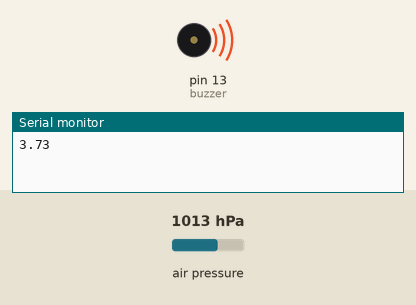
Simulated run of this sketch. Board: Arduino Uno, built with avr-gcc and run on an emulated ATmega328P. Parts: buzzer (waves = sounding), the last lines printed to the serial monitor. The inputs (shaded band) are chosen by the test bench; at power-on: air pressure 1013 hPa.

Above: at 1.0 s.
At 2.1 s:
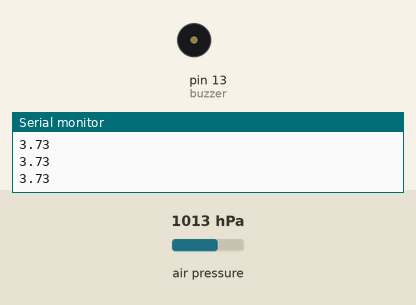
2.2 s: air pressure set to 1025 hPa
Timing chart, 0 to 5.2 s (numbered marks = the images above; inputs shaded):
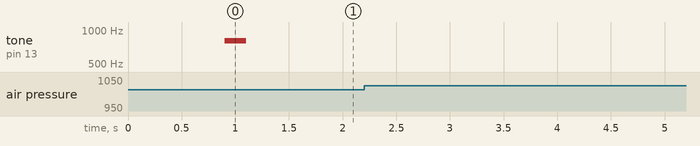

The sketch:

altimeter.ino
```cpp
#include <Wire.h>
#include <Adafruit_Sensor.h>
#include <Adafruit_BMP280.h>
#define buzzer 13

Adafruit_BMP280 bmp;

float base_altitude, prev_altitude;
float max_altitude = 0;
int base_tone = 500;
int altitudes_length = 10;
float altitudes[10];

void setup() {
  // put your setup code here, to run once:
  pinMode(buzzer, OUTPUT);
  Serial.begin(9600);
  if ( !bmp.begin() ) {				// si falla la comunicacion con el sensor mostrar
    Serial.println("BMP280 no encontrado !");	// texto y detener flujo del programa
    while (1);					// mediante bucle infinito
  }
  base_altitude = bmp.readPressure()/100+5;
  prev_altitude = base_altitude;
  for (int i = 100; i < 1000; i ++) {
    // tone(buzzer, i, 100);
    delay(100);
    i = i + 100;
  }
}

void loop() {
  // put your main code here, to run repeatedly:
  float altitude = log(bmp.readAltitude(base_altitude));
  // Serial.print("pre: ");
  // Serial.println(prev_altitude);
  // Serial.print("Altitude: ");
  // Serial.println(altitude);
  //noTone(buzzer);
  // delay(1000);
  float diff = altitude - prev_altitude;
  // Serial.println(diff);

  // Serial.println(max_altitude);
  Serial.println(altitude);
  // if (diff > 0.01) {
  //   int new_tone = base_tone  + diff * 100;
  //   tone(buzzer, new_tone, 100);
  //   delay(200);
  //   while (bmp.readAltitude(base_altitude) > prev_altitude) {
  //     new_tone += 50;
  //     // tone(buzzer, new_tone, 100);
  //     prev_altitude = bmp.readAltitude(base_altitude);
  //   }

  if (max_altitude + 0.01 < altitude) {
    tone(buzzer, 800, 200);
    max_altitude = altitude;
  } else {
    if (altitude <= max_altitude - 0.02) {
      max_altitude = altitude;
    }
  }

  delay(300);
  prev_altitude = altitude;
}
```
